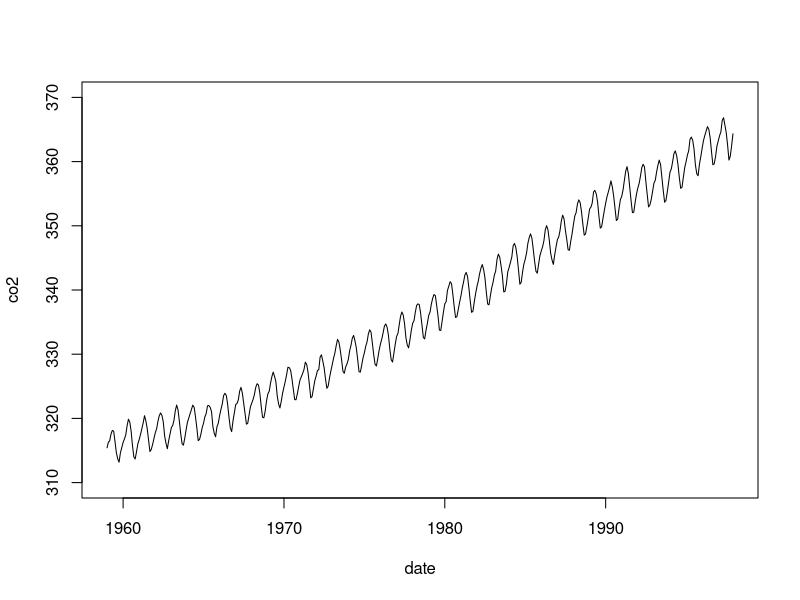
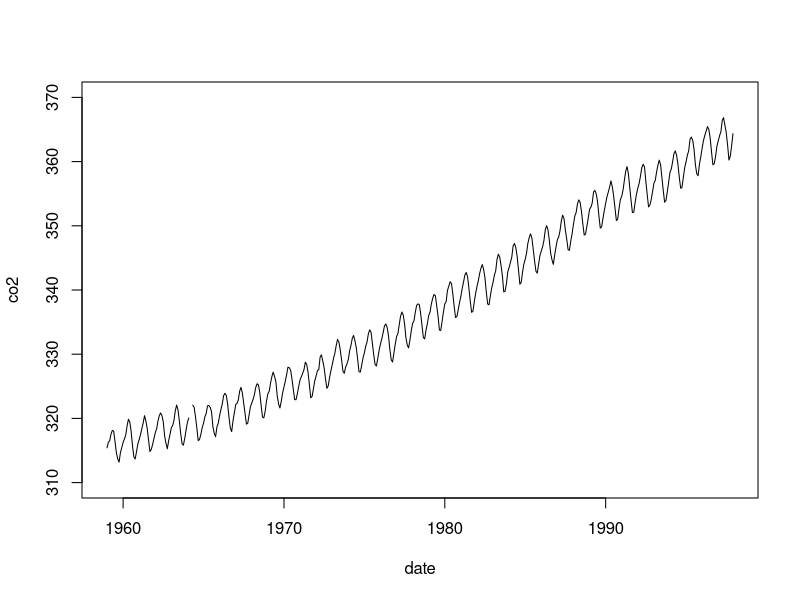
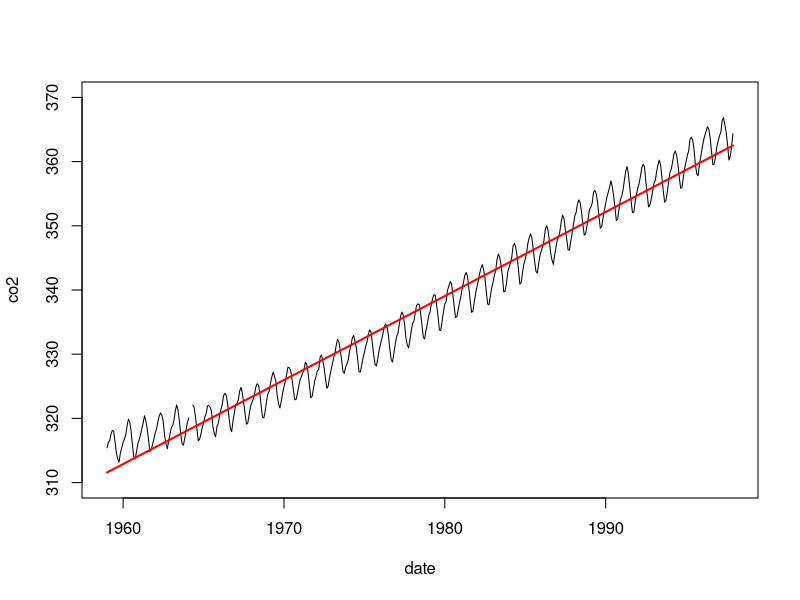
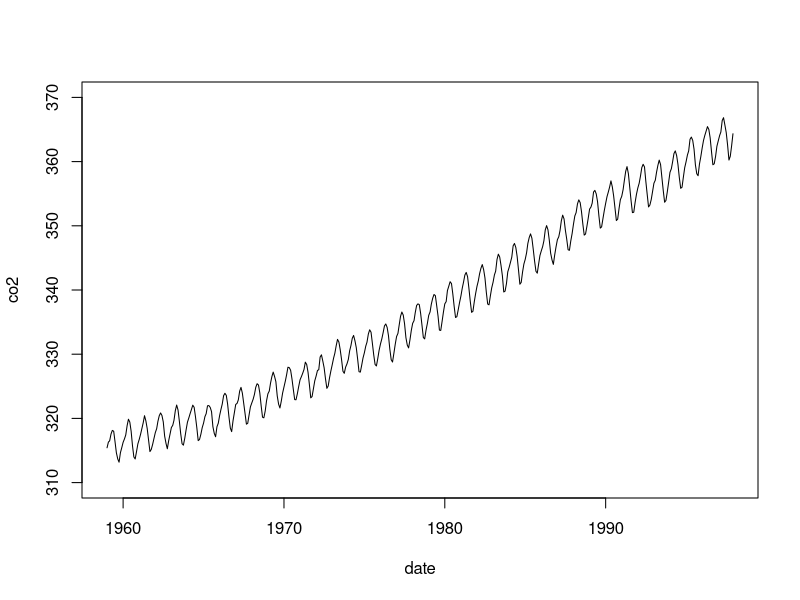
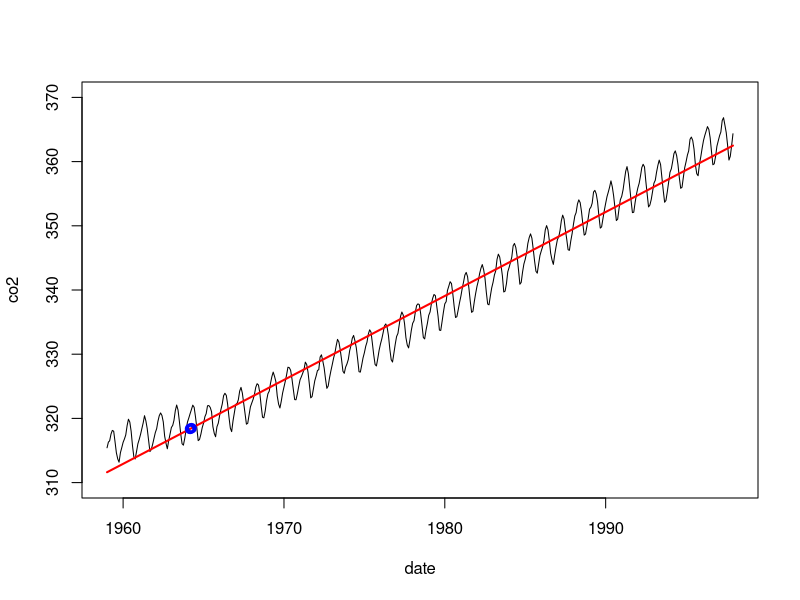

These figures' R source, in order:
library(zoo)
#load data
data(co2)
init_data <- data.frame(date=as.Date(as.yearmon(time(co2))), 
                        co2=as.matrix(co2))

#plot initial data
plot(init_data, ylim=c(310,370), type="l")

#erase values for 1964-03-01 (March) and 1964-04-01 (April)
modified_data <-init_data
modified_data[63,2] = NA
modified_data[64,2] = NA

#plot data with erased values
plot(modified_data, ylim=c(310,370), type="l")

#perform LSE for data with erased values
reg1 <- lm(modified_data$co2~modified_data$date)

reg1
reg1$coefficients
reg1$fitted.values
reg1$residuals

summary(reg1)

#plot regression line for data with erased values
t = modified_data$date[-63:-64]
plot(modified_data, ylim=c(310,370), type="l")
lines(t, reg1$fitted.values, col="red", lwd=2)

#add values back by interpolation
interpolated_data <- modified_data
interpolated_data$co2 <- na.approx(interpolated_data$co2)
plot(interpolated_data, ylim=c(310,370), type="l")

#perform LSE for data with interpolated values
reg2 <- lm(interpolated_data$co2~interpolated_data$date)

reg2
reg2$coefficients
reg2$fitted.values
reg2$residuals

summary(reg2)

#plot regression line for data with erased values
# and mark the corresponding values of regression line
plot(interpolated_data, ylim=c(310,370), type="l")
lines(interpolated_data$date, 
      reg2$fitted.values, col="red", lwd=2)
points(interpolated_data$date[63:64], 
       reg2$fitted.values[63:64], col="blue", lwd=3)

